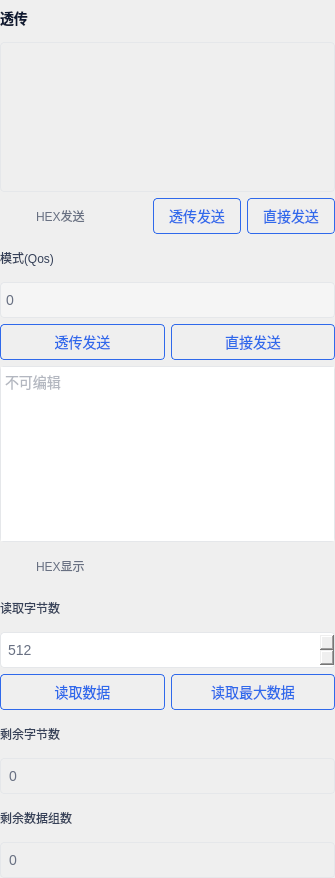
<?xml version="1.0" encoding="UTF-8"?>
<ui version="4.0">
 <class>passWindow</class>
 <widget class="QWidget" name="passWindow">
  <property name="geometry">
   <rect>
    <x>0</x>
    <y>0</y>
    <width>335</width>
    <height>878</height>
   </rect>
  </property>
  <property name="windowTitle">
   <string>Form</string>
  </property>
  <property name="styleSheet">
   <string notr="true">QPushButton {
	color: rgb(47, 105, 235);
	font-size:14px;
	border-style:solid;
	border-width:1px;
	border-color:rgb(47, 105, 235);
	border-radius:4px;
	padding-left:15px;
	padding-right:15px;
}
QPushButton:hover{
	color: rgb(47, 105, 235);
	background-color: rgba(47, 105, 235, 0.08);
}
QPushButton:pressed{
	color: rgb(47, 105, 235);
	background-color: rgba(47, 105, 235, 0.2);
}
QToolTip{
	min-width: 250px;
	padding: 3px;
	font-size:14px;
	border-style:solid;
	border-width:1px;	
	border-color:rgb(229, 231, 234);
	border-radius:4px;
}</string>
  </property>
  <layout class="QVBoxLayout" name="verticalLayout">
   <property name="leftMargin">
    <number>0</number>
   </property>
   <property name="topMargin">
    <number>0</number>
   </property>
   <property name="rightMargin">
    <number>0</number>
   </property>
   <property name="bottomMargin">
    <number>0</number>
   </property>
   <item>
    <widget class="QLabel" name="label_name">
     <property name="minimumSize">
      <size>
       <width>0</width>
       <height>36</height>
      </size>
     </property>
     <property name="styleSheet">
      <string notr="true">font-size:14px;
color:rgb(14, 25, 50);
font-weight:bold;</string>
     </property>
     <property name="text">
      <string>透传</string>
     </property>
    </widget>
   </item>
   <item>
    <widget class="QWidget" name="widget_passInput" native="true">
     <property name="minimumSize">
      <size>
       <width>0</width>
       <height>150</height>
      </size>
     </property>
     <property name="toolTip">
      <string>输入长度不能超过4096</string>
     </property>
     <property name="styleSheet">
      <string notr="true">color: rgb(104, 112, 130);
font-size:14px;
border-style:solid;
border-width:1px;
border-color:rgb(229, 231, 234);
border-radius:4px;
</string>
     </property>
    </widget>
   </item>
   <item>
    <layout class="QHBoxLayout" name="horizontalLayout_2">
     <item>
      <widget class="QCheckBox" name="checkBox_passSendHex">
       <property name="minimumSize">
        <size>
         <width>0</width>
         <height>36</height>
        </size>
       </property>
       <property name="maximumSize">
        <size>
         <width>16777215</width>
         <height>36</height>
        </size>
       </property>
       <property name="styleSheet">
        <string notr="true">QCheckBox::indicator{
    width: 30px;
    height: 23px;
}

QCheckBox::indicator:unchecked{
    image:url(:/png/checkBox0.png);
}

QCheckBox::indicator:checked{
    image:url(:/png/checkBox1.png);
}
QCheckBox{background-color:transparent;color: rgb(104, 112, 130);}
</string>
       </property>
       <property name="text">
        <string>HEX发送</string>
       </property>
      </widget>
     </item>
     <item>
      <spacer name="horizontalSpacer">
       <property name="orientation">
        <enum>Qt::Horizontal</enum>
       </property>
       <property name="sizeHint" stdset="0">
        <size>
         <width>40</width>
         <height>20</height>
        </size>
       </property>
      </spacer>
     </item>
     <item>
      <widget class="QPushButton" name="pushButton_subPassSend">
       <property name="minimumSize">
        <size>
         <width>0</width>
         <height>36</height>
        </size>
       </property>
       <property name="maximumSize">
        <size>
         <width>16777215</width>
         <height>36</height>
        </size>
       </property>
       <property name="text">
        <string>透传发送</string>
       </property>
      </widget>
     </item>
     <item>
      <widget class="QPushButton" name="pushButton_subDirectlySend">
       <property name="minimumSize">
        <size>
         <width>0</width>
         <height>36</height>
        </size>
       </property>
       <property name="maximumSize">
        <size>
         <width>16777215</width>
         <height>36</height>
        </size>
       </property>
       <property name="styleSheet">
        <string notr="true">QPushButton:hover{
	color: rgb(47, 105, 235);
	font-size:14px;
	border-style:solid;
	border-width:1px;
	border-color:rgb(47, 105, 235);
	border-radius:4px;
	padding-left:15px;
	padding-right:15px;
	background-color: rgba(47, 105, 235, 0.08);
}
QPushButton {
	color: rgb(47, 105, 235);
	font-size:14px;
	border-style:solid;
	border-width:1px;
	border-color:rgb(47, 105, 235);
	border-radius:4px;
	padding-left:15px;
	padding-right:15px;
}
QPushButton:pressed{
	color: rgb(47, 105, 235);
	font-size:14px;
	border-style:solid;
	border-width:1px;
	border-color:rgb(47, 105, 235);
	border-radius:4px;
	padding-left:15px;
	padding-right:15px;
	background-color: rgba(47, 105, 235, 0.2);
}
QPushButton:disabled
{
color: rgb(180, 180, 180);
font-size:14px;
border-style:solid;
background-color: rgb(220, 220, 220);
border-width:1px;
border-color:rgb(229, 231, 234);
border-radius:4px;
padding-left:5px;
}</string>
       </property>
       <property name="text">
        <string>直接发送</string>
       </property>
      </widget>
     </item>
    </layout>
   </item>
   <item>
    <layout class="QHBoxLayout" name="horizontalLayout_8">
     <item>
      <widget class="QLabel" name="label_passqos">
       <property name="minimumSize">
        <size>
         <width>0</width>
         <height>36</height>
        </size>
       </property>
       <property name="maximumSize">
        <size>
         <width>16777215</width>
         <height>36</height>
        </size>
       </property>
       <property name="styleSheet">
        <string notr="true">color: rgb(54, 65, 89);</string>
       </property>
       <property name="text">
        <string>模式(Qos)</string>
       </property>
      </widget>
     </item>
     <item>
      <widget class="QLabel" name="label_5">
       <property name="minimumSize">
        <size>
         <width>12</width>
         <height>36</height>
        </size>
       </property>
       <property name="maximumSize">
        <size>
         <width>12</width>
         <height>36</height>
        </size>
       </property>
       <property name="toolTip">
        <string>&lt;html&gt;&lt;head/&gt;&lt;body&gt;&lt;p&gt;QoS（Quality of Service）是服务质量的简称，提高服务质量就是保证传输的带宽，降低数据的丢包率以及延时抖动等。&lt;/p&gt;&lt;/body&gt;&lt;/html&gt;</string>
       </property>
       <property name="toolTipDuration">
        <number>6000000</number>
       </property>
       <property name="styleSheet">
        <string notr="true">QLabel{
	image: url(:/png/tips.png);
}
</string>
       </property>
       <property name="text">
        <string/>
       </property>
      </widget>
     </item>
     <item>
      <spacer name="horizontalSpacer_4">
       <property name="orientation">
        <enum>Qt::Horizontal</enum>
       </property>
       <property name="sizeHint" stdset="0">
        <size>
         <width>40</width>
         <height>20</height>
        </size>
       </property>
      </spacer>
     </item>
    </layout>
   </item>
   <item>
    <widget class="QComboBox" name="comboBox_passqos">
     <property name="minimumSize">
      <size>
       <width>0</width>
       <height>36</height>
      </size>
     </property>
     <property name="maximumSize">
      <size>
       <width>16777215</width>
       <height>36</height>
      </size>
     </property>
     <property name="styleSheet">
      <string notr="true">QComboBox{
color: rgb(104, 112, 130);
font-size:14px;
border-style:solid;
background-color: rgb(245, 245, 245);
border-width:1px;
border-color:rgb(229, 231, 234);
border-radius:4px;
padding-left:5px;
}
QComboBox::drop-down{
border-style:none;
width: 30px;
}
QComboBox::down-arrow {
image: url(:/png/QComboBox_down.png);
}
QComboBox QAbstractItemView::item
{ 
	color: rgb(54, 65, 89);
	height: 25px;  
}</string>
     </property>
     <item>
      <property name="text">
       <string>0</string>
      </property>
     </item>
     <item>
      <property name="text">
       <string>1</string>
      </property>
     </item>
     <item>
      <property name="text">
       <string>2</string>
      </property>
     </item>
     <item>
      <property name="text">
       <string>100</string>
      </property>
     </item>
     <item>
      <property name="text">
       <string>101</string>
      </property>
     </item>
     <item>
      <property name="text">
       <string>102</string>
      </property>
     </item>
    </widget>
   </item>
   <item>
    <layout class="QHBoxLayout" name="horizontalLayout">
     <item>
      <widget class="QPushButton" name="pushButton_passSend">
       <property name="minimumSize">
        <size>
         <width>0</width>
         <height>36</height>
        </size>
       </property>
       <property name="maximumSize">
        <size>
         <width>16777215</width>
         <height>36</height>
        </size>
       </property>
       <property name="toolTip">
        <string>&lt;html&gt;&lt;head/&gt;&lt;body&gt;&lt;p&gt;支持任意字节流语句&lt;/p&gt;&lt;/body&gt;&lt;/html&gt;</string>
       </property>
       <property name="toolTipDuration">
        <number>6000000</number>
       </property>
       <property name="styleSheet">
        <string notr="true">QPushButton:hover{
	color: rgb(47, 105, 235);
	font-size:14px;
	border-style:solid;
	border-width:1px;
	border-color:rgb(47, 105, 235);
	border-radius:4px;
	padding-left:15px;
	padding-right:15px;
	background-color: rgba(47, 105, 235, 0.08);
}
QPushButton {
	color: rgb(47, 105, 235);
	font-size:14px;
	border-style:solid;
	border-width:1px;
	border-color:rgb(47, 105, 235);
	border-radius:4px;
	padding-left:15px;
	padding-right:15px;
}
QPushButton:pressed{
	color: rgb(47, 105, 235);
	font-size:14px;
	border-style:solid;
	border-width:1px;
	border-color:rgb(47, 105, 235);
	border-radius:4px;
	padding-left:15px;
	padding-right:15px;
	background-color: rgba(47, 105, 235, 0.2);
}
QPushButton:disabled
{
color: rgb(180, 180, 180);
font-size:14px;
border-style:solid;
background-color: rgb(220, 220, 220);
border-width:1px;
border-color:rgb(229, 231, 234);
border-radius:4px;
padding-left:5px;
}</string>
       </property>
       <property name="text">
        <string>透传发送</string>
       </property>
      </widget>
     </item>
     <item>
      <widget class="QPushButton" name="pushButton_directlySend">
       <property name="minimumSize">
        <size>
         <width>0</width>
         <height>36</height>
        </size>
       </property>
       <property name="maximumSize">
        <size>
         <width>16777215</width>
         <height>36</height>
        </size>
       </property>
       <property name="toolTip">
        <string>&lt;html&gt;&lt;head/&gt;&lt;body&gt;&lt;p&gt;支持任意字符串语句&lt;/p&gt;&lt;/body&gt;&lt;/html&gt;</string>
       </property>
       <property name="toolTipDuration">
        <number>6000000</number>
       </property>
       <property name="styleSheet">
        <string notr="true">QPushButton:hover{
	color: rgb(47, 105, 235);
	font-size:14px;
	border-style:solid;
	border-width:1px;
	border-color:rgb(47, 105, 235);
	border-radius:4px;
	padding-left:15px;
	padding-right:15px;
	background-color: rgba(47, 105, 235, 0.08);
}
QPushButton {
	color: rgb(47, 105, 235);
	font-size:14px;
	border-style:solid;
	border-width:1px;
	border-color:rgb(47, 105, 235);
	border-radius:4px;
	padding-left:15px;
	padding-right:15px;
}
QPushButton:pressed{
	color: rgb(47, 105, 235);
	font-size:14px;
	border-style:solid;
	border-width:1px;
	border-color:rgb(47, 105, 235);
	border-radius:4px;
	padding-left:15px;
	padding-right:15px;
	background-color: rgba(47, 105, 235, 0.2);
}
QPushButton:disabled
{
color: rgb(180, 180, 180);
font-size:14px;
border-style:solid;
background-color: rgb(220, 220, 220);
border-width:1px;
border-color:rgb(229, 231, 234);
border-radius:4px;
padding-left:5px;
}</string>
       </property>
       <property name="text">
        <string>直接发送</string>
       </property>
      </widget>
     </item>
    </layout>
   </item>
   <item>
    <widget class="QTextEdit" name="textEdit_passRead">
     <property name="enabled">
      <bool>true</bool>
     </property>
     <property name="minimumSize">
      <size>
       <width>0</width>
       <height>150</height>
      </size>
     </property>
     <property name="styleSheet">
      <string notr="true">color: rgb(104, 112, 130);
font-size:14px;
border-style:solid;
border-width:1px;
border-color:rgb(229, 231, 234);
border-radius:4px;
</string>
     </property>
     <property name="readOnly">
      <bool>false</bool>
     </property>
     <property name="html">
      <string>&lt;!DOCTYPE HTML PUBLIC &quot;-//W3C//DTD HTML 4.0//EN&quot; &quot;http://www.w3.org/TR/REC-html40/strict.dtd&quot;&gt;
&lt;html&gt;&lt;head&gt;&lt;meta name=&quot;qrichtext&quot; content=&quot;1&quot; /&gt;&lt;style type=&quot;text/css&quot;&gt;
p, li { white-space: pre-wrap; }
&lt;/style&gt;&lt;/head&gt;&lt;body style=&quot; font-family:'SimSun'; font-size:14px; font-weight:400; font-style:normal;&quot;&gt;
&lt;p style=&quot;-qt-paragraph-type:empty; margin-top:0px; margin-bottom:0px; margin-left:0px; margin-right:0px; -qt-block-indent:0; text-indent:0px; font-size:9pt;&quot;&gt;&lt;br /&gt;&lt;/p&gt;&lt;/body&gt;&lt;/html&gt;</string>
     </property>
     <property name="placeholderText">
      <string>不可编辑</string>
     </property>
    </widget>
   </item>
   <item>
    <widget class="QCheckBox" name="checkBox_passReadHex">
     <property name="minimumSize">
      <size>
       <width>0</width>
       <height>36</height>
      </size>
     </property>
     <property name="maximumSize">
      <size>
       <width>16777215</width>
       <height>36</height>
      </size>
     </property>
     <property name="styleSheet">
      <string notr="true">QCheckBox::indicator{
    width: 30px;
    height: 23px;
}

QCheckBox::indicator:unchecked{
    image:url(:/png/checkBox0.png);
}

QCheckBox::indicator:checked{
    image:url(:/png/checkBox1.png);
}
QCheckBox{background-color:transparent;color: rgb(104, 112, 130);}
</string>
     </property>
     <property name="text">
      <string>HEX显示</string>
     </property>
     <property name="checked">
      <bool>false</bool>
     </property>
     <property name="tristate">
      <bool>false</bool>
     </property>
    </widget>
   </item>
   <item>
    <layout class="QHBoxLayout" name="horizontalLayout_9">
     <item>
      <widget class="QLabel" name="label_8">
       <property name="minimumSize">
        <size>
         <width>0</width>
         <height>36</height>
        </size>
       </property>
       <property name="maximumSize">
        <size>
         <width>16777215</width>
         <height>36</height>
        </size>
       </property>
       <property name="styleSheet">
        <string notr="true">color: rgb(54, 65, 89);</string>
       </property>
       <property name="text">
        <string>读取字节数</string>
       </property>
      </widget>
     </item>
     <item>
      <widget class="QLabel" name="label_9">
       <property name="minimumSize">
        <size>
         <width>12</width>
         <height>36</height>
        </size>
       </property>
       <property name="maximumSize">
        <size>
         <width>12</width>
         <height>36</height>
        </size>
       </property>
       <property name="toolTip">
        <string>&lt;html&gt;&lt;head/&gt;&lt;body&gt;&lt;p&gt;仅当产品配置信息中缓存模式选择为“开启缓存模式”时有效，选择为“关闭缓存模式”时，接收到云平台数据会自动更新到透传数据显示窗口。根据设置的读取字节数进行透传数据读取，并把读取到的数据更新到上方的透传数据显示窗口。&lt;/p&gt;&lt;/body&gt;&lt;/html&gt;</string>
       </property>
       <property name="toolTipDuration">
        <number>6000000</number>
       </property>
       <property name="styleSheet">
        <string notr="true">QLabel{
	image: url(:/png/tips.png);
}
</string>
       </property>
       <property name="text">
        <string/>
       </property>
      </widget>
     </item>
     <item>
      <spacer name="horizontalSpacer_5">
       <property name="orientation">
        <enum>Qt::Horizontal</enum>
       </property>
       <property name="sizeHint" stdset="0">
        <size>
         <width>40</width>
         <height>20</height>
        </size>
       </property>
      </spacer>
     </item>
    </layout>
   </item>
   <item>
    <widget class="QSpinBox" name="spinBox_passReadByte">
     <property name="minimumSize">
      <size>
       <width>0</width>
       <height>36</height>
      </size>
     </property>
     <property name="maximumSize">
      <size>
       <width>16777215</width>
       <height>36</height>
      </size>
     </property>
     <property name="styleSheet">
      <string notr="true">QSpinBox{
color: rgb(104, 112, 130);
font-size:14px;
border-style:solid;
border-width:1px;
border-color:rgb(229, 231, 234);
border-radius:4px;
padding-left:5px;
}

QSpinBox::up-button
{
image:url(:/png/up.png);
width: 40px;
}
QSpinBox::down-button{
image:url(:/png/down.png);
width: 40px;
}</string>
     </property>
     <property name="minimum">
      <number>1</number>
     </property>
     <property name="maximum">
      <number>10240</number>
     </property>
     <property name="singleStep">
      <number>1</number>
     </property>
     <property name="value">
      <number>512</number>
     </property>
    </widget>
   </item>
   <item>
    <layout class="QHBoxLayout" name="horizontalLayout_5">
     <item>
      <widget class="QPushButton" name="pushButton_passRead">
       <property name="minimumSize">
        <size>
         <width>0</width>
         <height>36</height>
        </size>
       </property>
       <property name="maximumSize">
        <size>
         <width>16777215</width>
         <height>36</height>
        </size>
       </property>
       <property name="styleSheet">
        <string notr="true">color: rgb(47, 105, 235);
font-size:14px;
border-style:solid;
border-width:1px;
border-color:rgb(47, 105, 235);
border-radius:4px;
padding-left:15px;
padding-right:15px;</string>
       </property>
       <property name="text">
        <string>读取数据</string>
       </property>
      </widget>
     </item>
     <item>
      <widget class="QPushButton" name="pushButton_passReadMax">
       <property name="minimumSize">
        <size>
         <width>0</width>
         <height>36</height>
        </size>
       </property>
       <property name="maximumSize">
        <size>
         <width>16777215</width>
         <height>36</height>
        </size>
       </property>
       <property name="styleSheet">
        <string notr="true">color: rgb(47, 105, 235);
font-size:14px;
border-style:solid;
border-width:1px;
border-color:rgb(47, 105, 235);
border-radius:4px;
padding-left:15px;
padding-right:15px;</string>
       </property>
       <property name="text">
        <string>读取最大数据</string>
       </property>
      </widget>
     </item>
    </layout>
   </item>
   <item>
    <layout class="QHBoxLayout" name="horizontalLayout_10">
     <item>
      <widget class="QLabel" name="label_6">
       <property name="minimumSize">
        <size>
         <width>0</width>
         <height>36</height>
        </size>
       </property>
       <property name="maximumSize">
        <size>
         <width>16777215</width>
         <height>36</height>
        </size>
       </property>
       <property name="styleSheet">
        <string notr="true">color: rgb(54, 65, 89);</string>
       </property>
       <property name="text">
        <string>剩余字节数</string>
       </property>
      </widget>
     </item>
     <item>
      <widget class="QLabel" name="label_10">
       <property name="minimumSize">
        <size>
         <width>12</width>
         <height>36</height>
        </size>
       </property>
       <property name="maximumSize">
        <size>
         <width>12</width>
         <height>36</height>
        </size>
       </property>
       <property name="toolTip">
        <string>&lt;html&gt;&lt;head/&gt;&lt;body&gt;&lt;p&gt;当前数据组剩下的字节数。&lt;/p&gt;&lt;/body&gt;&lt;/html&gt;</string>
       </property>
       <property name="toolTipDuration">
        <number>6000000</number>
       </property>
       <property name="styleSheet">
        <string notr="true">QLabel{
	image: url(:/png/tips.png);
}
</string>
       </property>
       <property name="text">
        <string/>
       </property>
      </widget>
     </item>
     <item>
      <spacer name="horizontalSpacer_6">
       <property name="orientation">
        <enum>Qt::Horizontal</enum>
       </property>
       <property name="sizeHint" stdset="0">
        <size>
         <width>40</width>
         <height>20</height>
        </size>
       </property>
      </spacer>
     </item>
    </layout>
   </item>
   <item>
    <widget class="QLabel" name="label_passReadByte">
     <property name="minimumSize">
      <size>
       <width>0</width>
       <height>36</height>
      </size>
     </property>
     <property name="maximumSize">
      <size>
       <width>16777215</width>
       <height>36</height>
      </size>
     </property>
     <property name="styleSheet">
      <string notr="true">color: rgb(104, 112, 130);
font-size:14px;
border-style:solid;
border-width:1px;
border-height：20px;
border-color:rgb(229, 231, 234);
border-radius:4px;
padding-left:5px;
</string>
     </property>
     <property name="text">
      <string>0</string>
     </property>
    </widget>
   </item>
   <item>
    <layout class="QHBoxLayout" name="horizontalLayout_11">
     <item>
      <widget class="QLabel" name="label_7">
       <property name="minimumSize">
        <size>
         <width>0</width>
         <height>36</height>
        </size>
       </property>
       <property name="maximumSize">
        <size>
         <width>16777215</width>
         <height>36</height>
        </size>
       </property>
       <property name="styleSheet">
        <string notr="true">color: rgb(54, 65, 89);</string>
       </property>
       <property name="text">
        <string>剩余数据组数</string>
       </property>
      </widget>
     </item>
     <item>
      <widget class="QLabel" name="label_11">
       <property name="minimumSize">
        <size>
         <width>12</width>
         <height>36</height>
        </size>
       </property>
       <property name="maximumSize">
        <size>
         <width>12</width>
         <height>36</height>
        </size>
       </property>
       <property name="toolTip">
        <string>&lt;html&gt;&lt;head/&gt;&lt;body&gt;&lt;p&gt;剩下的缓存数据组数。&lt;/p&gt;&lt;/body&gt;&lt;/html&gt;</string>
       </property>
       <property name="toolTipDuration">
        <number>6000000</number>
       </property>
       <property name="styleSheet">
        <string notr="true">QLabel{
	image: url(:/png/tips.png);
}
</string>
       </property>
       <property name="text">
        <string/>
       </property>
      </widget>
     </item>
     <item>
      <spacer name="horizontalSpacer_7">
       <property name="orientation">
        <enum>Qt::Horizontal</enum>
       </property>
       <property name="sizeHint" stdset="0">
        <size>
         <width>40</width>
         <height>20</height>
        </size>
       </property>
      </spacer>
     </item>
    </layout>
   </item>
   <item>
    <widget class="QLabel" name="label_passReadCount">
     <property name="minimumSize">
      <size>
       <width>0</width>
       <height>36</height>
      </size>
     </property>
     <property name="maximumSize">
      <size>
       <width>16777215</width>
       <height>36</height>
      </size>
     </property>
     <property name="styleSheet">
      <string notr="true">color: rgb(104, 112, 130);
font-size:14px;
border-style:solid;
border-width:1px;
border-height：20px;
border-color:rgb(229, 231, 234);
border-radius:4px;
padding-left:5px;
</string>
     </property>
     <property name="text">
      <string>0</string>
     </property>
    </widget>
   </item>
  </layout>
 </widget>
 <resources/>
 <connections/>
</ui>
